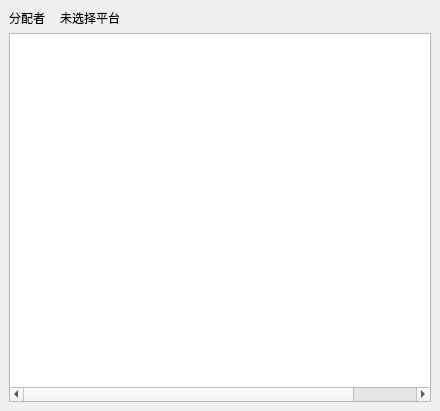
<?xml version="1.0" encoding="UTF-8"?>
<ui version="4.0">
 <class>TaskStatusDockWidget</class>
 <widget class="QDockWidget" name="TaskStatusDockWidget">
  <property name="geometry">
   <rect>
    <x>0</x>
    <y>0</y>
    <width>440</width>
    <height>411</height>
   </rect>
  </property>
  <property name="windowTitle">
   <string>任务状态</string>
  </property>
  <widget class="QWidget" name="dockWidgetContents">
   <layout class="QVBoxLayout" name="verticalLayout">
    <item>
     <layout class="QGridLayout" name="gridLayout_9">
      <item row="0" column="0">
       <widget class="QLabel" name="mAssignerIconLabel">
        <property name="sizePolicy">
         <sizepolicy hsizetype="Preferred" vsizetype="Preferred">
          <horstretch>0</horstretch>
          <verstretch>0</verstretch>
         </sizepolicy>
        </property>
        <property name="minimumSize">
         <size>
          <width>45</width>
          <height>0</height>
         </size>
        </property>
        <property name="text">
         <string>分配者</string>
        </property>
       </widget>
      </item>
      <item row="0" column="1">
       <widget class="QLabel" name="mAssignerName">
        <property name="sizePolicy">
         <sizepolicy hsizetype="Expanding" vsizetype="Preferred">
          <horstretch>0</horstretch>
          <verstretch>0</verstretch>
         </sizepolicy>
        </property>
        <property name="text">
         <string>未选择平台</string>
        </property>
       </widget>
      </item>
     </layout>
    </item>
    <item>
     <layout class="QVBoxLayout" name="verticalLayout_4">
      <item>
       <widget class="QTreeWidget" name="mTreeWidget">
        <property name="indentation">
         <number>10</number>
        </property>
        <property name="columnCount">
         <number>5</number>
        </property>
        <attribute name="headerVisible">
         <bool>false</bool>
        </attribute>
        <column>
         <property name="text">
          <string notr="true"/>
         </property>
        </column>
        <column>
         <property name="text">
          <string/>
         </property>
        </column>
        <column>
         <property name="text">
          <string notr="true">3</string>
         </property>
        </column>
        <column>
         <property name="text">
          <string notr="true">4</string>
         </property>
        </column>
        <column>
         <property name="text">
          <string notr="true">5</string>
         </property>
        </column>
       </widget>
      </item>
     </layout>
    </item>
   </layout>
  </widget>
 </widget>
 <resources/>
 <connections/>
</ui>
